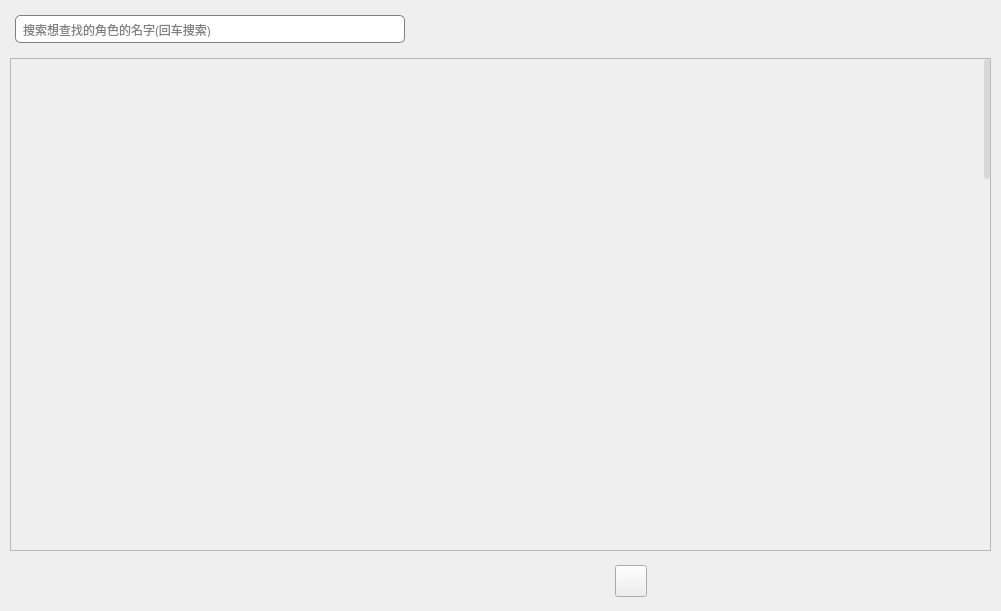
<?xml version="1.0" encoding="UTF-8"?>
<ui version="4.0">
 <class>main</class>
 <widget class="QWidget" name="main">
  <property name="geometry">
   <rect>
    <x>0</x>
    <y>0</y>
    <width>1001</width>
    <height>611</height>
   </rect>
  </property>
  <property name="maximumSize">
   <size>
    <width>1160</width>
    <height>630</height>
   </size>
  </property>
  <property name="windowTitle">
   <string>Form</string>
  </property>
  <property name="styleSheet">
   <string notr="true">#toFirstBtn{
	border-image: url(:/ico/Data/qrc/ico/first.png);
}
#toFirstBtn:hover{
	border-image: url(:/ico/Data/qrc/ico/firsted.png);
}
#cardScroll{
	background-color: rgba(255, 255, 255, 0);
	border: none;
}
QScrollBar:vertical
{
    background-color: rgba(255, 255, 255, 0);
    width: 6px;
    margin: 0px;border: none;
}
QScrollBar::handle:vertical
{
    background-color: rgb(216, 216, 216);
    min-height: 5px;
    border-radius: 3px;
}
QScrollBar::handle:vertical:hover{background-color: rgb(181, 181, 181);}
QScrollBar:horizontal
{
    background-color: rgba(255, 255, 255, 0);
    height: 6px;
    margin: 0px;border: none;
}
QScrollBar::handle:horizontal
{
    background-color: rgb(216, 216, 216);
    min-width: 5px;
    border-radius: 3px;
}
QScrollBar::handle:horizontal:hover{background-color: rgb(181, 181, 181);}

QScrollBar::up-arrow, QScrollBar::down-arrow,
QScrollBar::right-arrow, QScrollBar::left-arrow,
QScrollBar::add-page, QScrollBar::sub-page,
QScrollBar::add-line, QScrollBar::sub-line
{
    border: none;background: none;color: none;height: 0;
}</string>
  </property>
  <widget class="QWidget" name="verticalLayoutWidget_2">
   <property name="geometry">
    <rect>
     <x>0</x>
     <y>0</y>
     <width>1001</width>
     <height>611</height>
    </rect>
   </property>
   <layout class="QVBoxLayout" name="cardLib">
    <property name="spacing">
     <number>10</number>
    </property>
    <property name="leftMargin">
     <number>10</number>
    </property>
    <property name="topMargin">
     <number>10</number>
    </property>
    <property name="rightMargin">
     <number>10</number>
    </property>
    <property name="bottomMargin">
     <number>10</number>
    </property>
    <item>
     <layout class="QHBoxLayout" name="Search" stretch="1,0,2">
      <property name="spacing">
       <number>0</number>
      </property>
      <item>
       <widget class="QLineEdit" name="Search_Input">
        <property name="minimumSize">
         <size>
          <width>400</width>
          <height>0</height>
         </size>
        </property>
        <property name="maximumSize">
         <size>
          <width>400</width>
          <height>16777215</height>
         </size>
        </property>
        <property name="styleSheet">
         <string notr="true">#Search_Input{
	margin: 5px;
	padding: 5px;
	border: 1px solid gray;
	border-radius: 5px;
}</string>
        </property>
        <property name="placeholderText">
         <string>搜索想查找的角色的名字(回车搜索)</string>
        </property>
       </widget>
      </item>
      <item>
       <spacer name="horizontalSpacer_2">
        <property name="orientation">
         <enum>Qt::Horizontal</enum>
        </property>
        <property name="sizeHint" stdset="0">
         <size>
          <width>300</width>
          <height>20</height>
         </size>
        </property>
       </spacer>
      </item>
      <item>
       <widget class="QWidget" name="horizontalWidget_4" native="true">
        <property name="styleSheet">
         <string notr="true">QPushButton{
	background: rgba(255, 255, 255, 0);
	border: none;
}
#setting{
	border-image: url(:/ico/Data/qrc/ico/tool.png);
}
#makeNewProtagonist{
	border-image: url(:/ico/Data/qrc/ico/new.png);
}
#makeNewProtagonist:hover{
	border-image: url(:/ico/Data/qrc/ico/newed.png);
}
#delSelProtagonist{
	border-image: url(:/ico/Data/qrc/ico/delete.png);
}
#delSelProtagonist:hover{
	border-image: url(:/ico/Data/qrc/ico/deleted.png);
}
#pushToExcel{
	border-image: url(:/ico/Data/qrc/ico/excel.png);
}</string>
        </property>
        <layout class="QHBoxLayout" name="btnList" stretch="0,0,0,0">
         <property name="spacing">
          <number>5</number>
         </property>
         <property name="leftMargin">
          <number>5</number>
         </property>
         <property name="topMargin">
          <number>1</number>
         </property>
         <property name="rightMargin">
          <number>5</number>
         </property>
         <property name="bottomMargin">
          <number>1</number>
         </property>
         <item>
          <widget class="QPushButton" name="setting">
           <property name="maximumSize">
            <size>
             <width>32</width>
             <height>32</height>
            </size>
           </property>
           <property name="cursor">
            <cursorShape>ForbiddenCursor</cursorShape>
           </property>
           <property name="toolTip">
            <string>&lt;html&gt;&lt;head/&gt;&lt;body&gt;&lt;p&gt;设置&lt;/p&gt;&lt;/body&gt;&lt;/html&gt;</string>
           </property>
           <property name="text">
            <string/>
           </property>
          </widget>
         </item>
         <item>
          <widget class="QPushButton" name="makeNewProtagonist">
           <property name="maximumSize">
            <size>
             <width>32</width>
             <height>32</height>
            </size>
           </property>
           <property name="cursor">
            <cursorShape>PointingHandCursor</cursorShape>
           </property>
           <property name="toolTip">
            <string>&lt;html&gt;&lt;head/&gt;&lt;body&gt;&lt;p&gt;新建角色&lt;/p&gt;&lt;/body&gt;&lt;/html&gt;</string>
           </property>
           <property name="styleSheet">
            <string notr="true"/>
           </property>
           <property name="text">
            <string/>
           </property>
          </widget>
         </item>
         <item>
          <widget class="QPushButton" name="delSelProtagonist">
           <property name="maximumSize">
            <size>
             <width>32</width>
             <height>32</height>
            </size>
           </property>
           <property name="cursor">
            <cursorShape>PointingHandCursor</cursorShape>
           </property>
           <property name="toolTip">
            <string>&lt;html&gt;&lt;head/&gt;&lt;body&gt;&lt;p&gt;移至回收站&lt;/p&gt;&lt;/body&gt;&lt;/html&gt;</string>
           </property>
           <property name="styleSheet">
            <string notr="true"/>
           </property>
           <property name="text">
            <string/>
           </property>
          </widget>
         </item>
         <item>
          <widget class="QPushButton" name="pushToExcel">
           <property name="maximumSize">
            <size>
             <width>32</width>
             <height>32</height>
            </size>
           </property>
           <property name="cursor">
            <cursorShape>ForbiddenCursor</cursorShape>
           </property>
           <property name="toolTip">
            <string>&lt;html&gt;&lt;head/&gt;&lt;body&gt;&lt;p&gt;导出至Excel&lt;/p&gt;&lt;/body&gt;&lt;/html&gt;</string>
           </property>
           <property name="styleSheet">
            <string notr="true"/>
           </property>
           <property name="text">
            <string/>
           </property>
          </widget>
         </item>
        </layout>
       </widget>
      </item>
     </layout>
    </item>
    <item>
     <widget class="QScrollArea" name="protagonistScroll">
      <property name="styleSheet">
       <string notr="true"/>
      </property>
      <property name="widgetResizable">
       <bool>true</bool>
      </property>
      <widget class="QWidget" name="protagonistScrollWidget">
       <property name="geometry">
        <rect>
         <x>0</x>
         <y>0</y>
         <width>975</width>
         <height>2000</height>
        </rect>
       </property>
       <property name="minimumSize">
        <size>
         <width>0</width>
         <height>2000</height>
        </size>
       </property>
      </widget>
     </widget>
    </item>
    <item>
     <layout class="QHBoxLayout" name="horizontalLayout" stretch="0,0,1">
      <property name="spacing">
       <number>0</number>
      </property>
      <item>
       <spacer name="horizontalSpacer">
        <property name="orientation">
         <enum>Qt::Horizontal</enum>
        </property>
        <property name="sizeHint" stdset="0">
         <size>
          <width>600</width>
          <height>20</height>
         </size>
        </property>
       </spacer>
      </item>
      <item>
       <layout class="QVBoxLayout" name="verticalLayout">
        <property name="spacing">
         <number>0</number>
        </property>
        <property name="leftMargin">
         <number>5</number>
        </property>
        <property name="topMargin">
         <number>0</number>
        </property>
        <property name="rightMargin">
         <number>0</number>
        </property>
        <property name="bottomMargin">
         <number>0</number>
        </property>
        <item>
         <widget class="QPushButton" name="toFirstBtn">
          <property name="minimumSize">
           <size>
            <width>32</width>
            <height>32</height>
           </size>
          </property>
          <property name="maximumSize">
           <size>
            <width>32</width>
            <height>32</height>
           </size>
          </property>
          <property name="cursor">
           <cursorShape>PointingHandCursor</cursorShape>
          </property>
          <property name="toolTip">
           <string>&lt;html&gt;&lt;head/&gt;&lt;body&gt;&lt;p&gt;第一页&lt;/p&gt;&lt;/body&gt;&lt;/html&gt;</string>
          </property>
          <property name="text">
           <string/>
          </property>
         </widget>
        </item>
       </layout>
      </item>
      <item>
       <widget class="QWidget" name="widget" native="true">
        <property name="minimumSize">
         <size>
          <width>0</width>
          <height>40</height>
         </size>
        </property>
        <property name="styleSheet">
         <string notr="true">QPushButton{
	background: rgba(205, 205, 205);
	border-radius: 5px;
}
QPushButton:hover{
	color: white;
	background: rgba(44, 44, 44);
}
#leftBTN{
	background: rgba(255, 255, 255, 0);
	border: none;
	border-image: url(:/ico/Data/qrc/ico/left-square.png);
}
#leftBTN:hover{
	border-image: url(:/ico/Data/qrc/ico/left-squared.png);
}
#rightBTN{
	background: rgba(255, 255, 255, 0);
	border: none;
	border-image: url(:/ico/Data/qrc/ico/right-square.png);
}
#rightBTN:hover{
	border-image: url(:/ico/Data/qrc/ico/right-squared.png);
}</string>
        </property>
        <widget class="QWidget" name="horizontalLayoutWidget">
         <property name="geometry">
          <rect>
           <x>0</x>
           <y>0</y>
           <width>351</width>
           <height>41</height>
          </rect>
         </property>
         <layout class="QHBoxLayout" name="pageBTN_List">
          <item>
           <widget class="QPushButton" name="leftBTN">
            <property name="minimumSize">
             <size>
              <width>32</width>
              <height>32</height>
             </size>
            </property>
            <property name="maximumSize">
             <size>
              <width>32</width>
              <height>32</height>
             </size>
            </property>
            <property name="cursor">
             <cursorShape>PointingHandCursor</cursorShape>
            </property>
            <property name="text">
             <string/>
            </property>
           </widget>
          </item>
          <item>
           <widget class="QPushButton" name="rightBTN">
            <property name="minimumSize">
             <size>
              <width>32</width>
              <height>32</height>
             </size>
            </property>
            <property name="maximumSize">
             <size>
              <width>32</width>
              <height>32</height>
             </size>
            </property>
            <property name="cursor">
             <cursorShape>PointingHandCursor</cursorShape>
            </property>
            <property name="text">
             <string/>
            </property>
           </widget>
          </item>
         </layout>
        </widget>
       </widget>
      </item>
     </layout>
    </item>
   </layout>
  </widget>
 </widget>
 <resources>
  <include location="../AL_IDE_MainInterFace.qrc"/>
 </resources>
 <connections/>
</ui>
